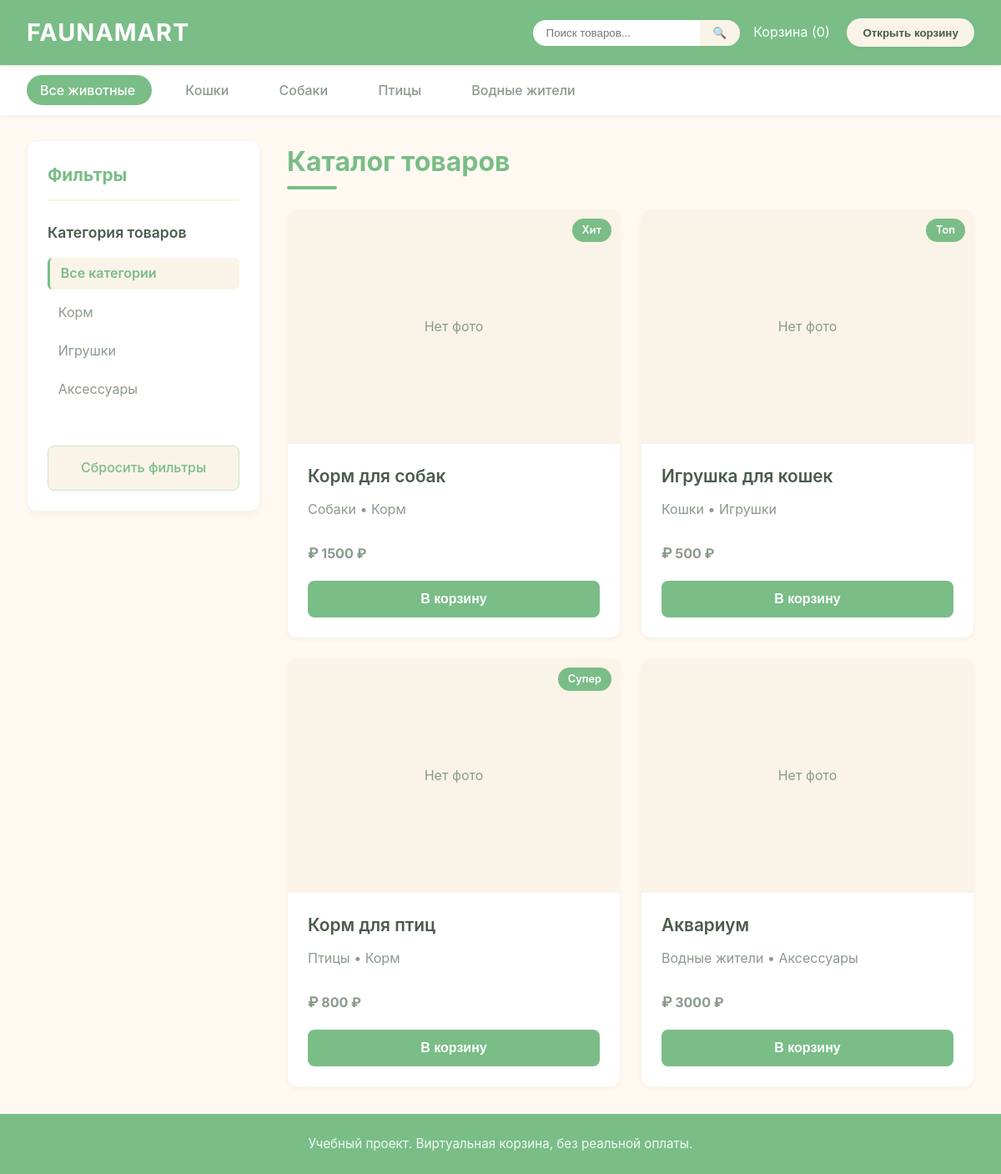
/, run on an earlier commit of the app's database.
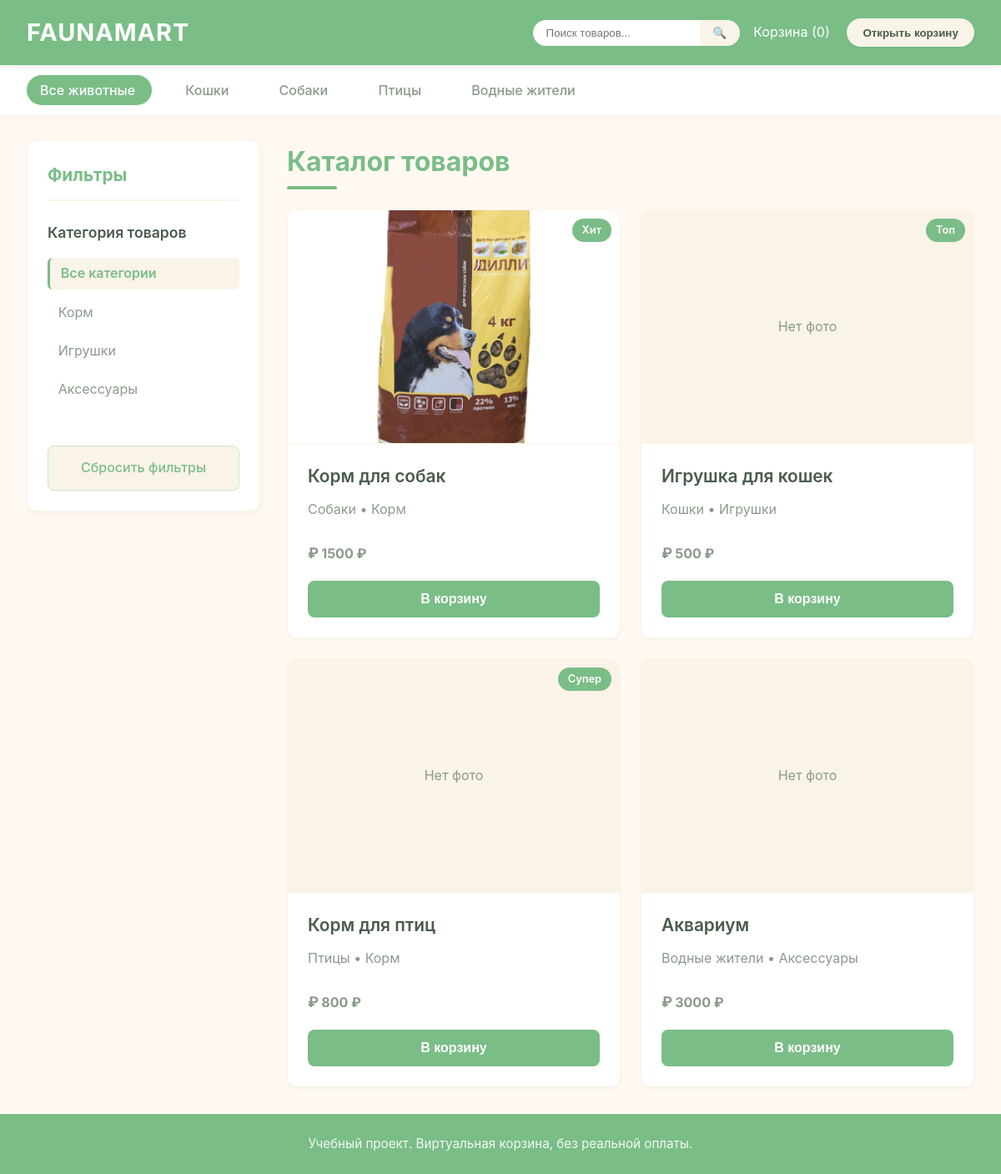
And on a later commit of the database.
### catalog/models.py (models this page shows, shortened)
class Product(models.Model):
    name = models.CharField(max_length=200, verbose_name="Название")
    description = models.TextField(verbose_name="Описание", blank=True)
    price = models.IntegerField(verbose_name="Цена")
    animal = models.ForeignKey(Animal, on_delete=models.CASCADE, verbose_name="Животное")
    category = models.ForeignKey(Category, on_delete=models.CASCADE, verbose_name="Категория")
    image = models.ImageField(upload_to='products/', verbose_name="Изображение", blank=True, null=True)
    badge = models.CharField(max_length=50, blank=True, verbose_name="Бейдж")
    class Meta:
        verbose_name = "Товар"
        verbose_name_plural = "Товары"

class Animal(models.Model):
    name = models.CharField(max_length=50, verbose_name="Название")
    class Meta:
        verbose_name = "Животное"
        verbose_name_plural = "Животные"

class Category(models.Model):
    name = models.CharField(max_length=50, verbose_name="Название")
    class Meta:
        verbose_name = "Категория"
        verbose_name_plural = "Категории"

### catalog/views.py (the view, shortened to what this page needs)
# urls.py: path('', views.index, name='index'),
def index(request):
    animal_id = request.GET.get('animal')
    category_id = request.GET.get('category')
    sort_by = request.GET.get('sort', 'default')
    search_query = request.GET.get('search', '')
    products = list(Product.objects.all().select_related('animal', 'category'))
    if search_query:
        products = [p for p in products if search_query.lower() in p.name.lower()]
    if animal_id and animal_id != 'all':
        products = [p for p in products if str(p.animal.id) == animal_id]
    if category_id and category_id != 'all':
        products = [p for p in products if str(p.category.id) == category_id]
    if sort_by == 'price_asc':
        products.sort(key=lambda x: x.price)
    elif sort_by == 'price_desc':
        products.sort(key=lambda x: x.price, reverse=True)
    elif sort_by == 'name_asc':
        products.sort(key=lambda x: x.name)
    elif sort_by == 'name_desc':
        products.sort(key=lambda x: x.name, reverse=True)
    animals = Animal.objects.all()
    categories = Category.objects.all()
    cart_data = request.session.get('cart', [])
    cart_items = []
    cart_count = 0
    cart_total = 0
    context = {
        'products': products,
        'animals': animals,
        'categories': categories,
        'cart': cart_items,
        'cart_count': cart_count,
        'cart_total': cart_total,
        'selected_animal': animal_id,
        'selected_category': category_id,
        'sort_by': sort_by,
        'search_query': search_query,
    }
    return render(request, 'catalog/index.html', context)

### catalog/templates/catalog/index.html (shortened to what the changed rows need)
<!DOCTYPE html>
<html lang="ru">
<head>
    {% load static %}
    <link rel="stylesheet" href="{% static 'catalog/css/style.css' %}">
</head>
<body>
    <main>
        <section>
            <h2>Каталог товаров</h2>
            <div class="products-grid">
                {% for product in products %}
                <a href="{% url 'product_detail' product.id %}" style="text-decoration: none; color: inherit; display: block;">
                    <div class="product-card">
                        {% if product.image %}
                            <div class="product-image-container">
                                <img src="{{ product.image.url }}" alt="{{ product.name }}" class="product-image">
                            </div>
                        {% else %}
                            <div class="product-image-container" style="background: var(--beige); display: flex; align-items: center; justify-content: center;">
                                <span style="color: var(--gray);">Нет фото</span>
                            </div>
                        {% endif %}
                        {% if product.badge %}
                            <div class="product-badge">{{ product.badge }}</div>
                        {% endif %}
                        <div class="product-content">
                            <h3>{{ product.name }}</h3>
                            <p>{{ product.animal.name }} • {{ product.category.name }}</p>
                            <p class="product-price">{{ product.price }} ₽</p>
                            <button onclick="event.preventDefault(); window.location.href='{% url 'add_to_cart' product.id %}?next={{ request.get_full_path|urlencode }}'">
                                В корзину
                            </button>
                        </div>
                    </div>
                </a>
                {% empty %}
                <p class="empty-message">
                    Товары не найдены
                </p>
                {% endfor %}
            </div>
        </section>
    </main>
</body>
</html>

What changed in the data, as far as the page shows it:
changed Product "Корм для собак": image: picture added; no longer shows "Нет фото"
